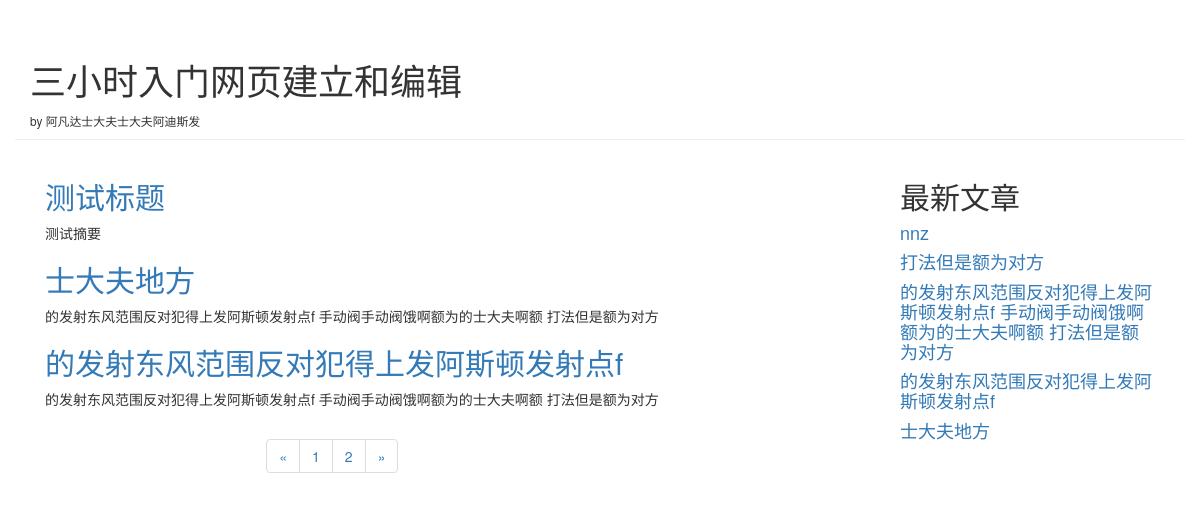
The app's page /blog/index with its own data.
### blog/models.py (models this page shows)
class Article(models.Model):
    article_id=models.AutoField(primary_key=True)
    title=models.TextField(null=True)
    brief_content=models.TextField(null=True)
    content=models.TextField(null=True)
    publish_data=models.DateTimeField(auto_now=True)

### blog/views.py (the view)
# urls.py: path('index',blog.views.get_index_page),
def get_index_page(request):
    page=request.GET.get('page')
    if page:
        page=int(page)
    else:
        page=1
    print('page param: ',page)
    all_article=Article.objects.all()
    top5_article_list=Article.objects.order_by("-publish_data")[:5]
    paginator=Paginator(all_article,3)
    page_num=paginator.num_pages
    print('page num :',page_num)
    page_article_list=paginator.page(page)
    if page_article_list.has_next():
        next_page=page+1
    else:
        next_page=page
    if page_article_list.has_previous():
        previous_page=page-1
    else:
        previous_page=page
    return render(request,'blog/index.html',
                {
                    'article_list':page_article_list,
                    'page_num':range(1,page_num+1),
                    'curr_page':page,
                    'next_page':next_page,
                    'previous_page':previous_page,
                    'top5_article_list':top5_article_list
                }
                 )

### blog/templates/blog/index.html (shortened to what this page needs)
<!DOCTYPE html>
<html>
  <head>
    <link
      rel="stylesheet"
      href="https://stackpath.bootstrapcdn.com/bootstrap/3.4.1/css/bootstrap.min.css"
    />
  </head>
  <body>
    <div class="container page-header">
      <h1>三小时入门网页建立和编辑</h1>
      <small>by 阿凡达士大夫士大夫阿迪斯发</small>
    </div>
    <div class="container page-body">
      <div class="col-md-9" role="main">
        <div class="body-main">
          {% for article in article_list %}
          <div>
            <h2>
              <a href="detail/{{article.article_id}}">{{article.title}}</a>
            </h2>
            <p>{{article.brief_content}}</p>
          </div>
          {% endfor %}
        </div>
        <div class="body-footer">
          <div class="col-md-4 col-md-offset-3">
            <nav aria-label="Page navigation">
              <ul class="pagination">
                <li>
                  <a
                    href="/blog/index?page={{previous_page}}"
                    aria-label="Previous"
                  >
                    <span aria-hidden="true">&laquo;</span>
                  </a>
                </li>
                {% for num in page_num %}
                <li><a href="/blog/index?page={{num}}">{{num}}</a></li>
                {% endfor %}
                <li>
                  <a href="/blog/index?page={{next_page}}" aria-label="Next">
                    <span aria-hidden="true">&raquo;</span>
                  </a>
                </li>
              </ul>
            </nav>
          </div>
        </div>
      </div>
      <div class="col-md-3" role="complementary">
        <div>
          <h2>最新文章</h2>
          {%for article in top5_article_list%}
          <h4><a href="detail/{{article.article_id}}">{{article.title}}</a></h4>
          {% endfor %}
        </div>
      </div>
    </div>
  </body>
</html>

### records on screen
Article: title "测试标题", brief_content "测试摘要"
Article: title "士大夫地方", brief_content "的发射东风范围反对犯得上发阿斯顿发射点f 手动阀手动阀饿啊额为的士大夫啊额 打法但是额为对方"
Article: title "的发射东风范围反对犯得上发阿斯顿发射点f", brief_content "的发射东风范围反对犯得上发阿斯顿发射点f 手动阀手动阀饿啊额为的士大夫啊额 打法但是额为对方"
Article: title "nnz"
Article: title "打法但是额为对方"
Article: title "的发射东风范围反对犯得上发阿斯顿发射点f 手动阀手动阀饿啊额为的士大夫啊额 打法但是额为对方"

### other values on screen
{{ num }} "1" "2"
